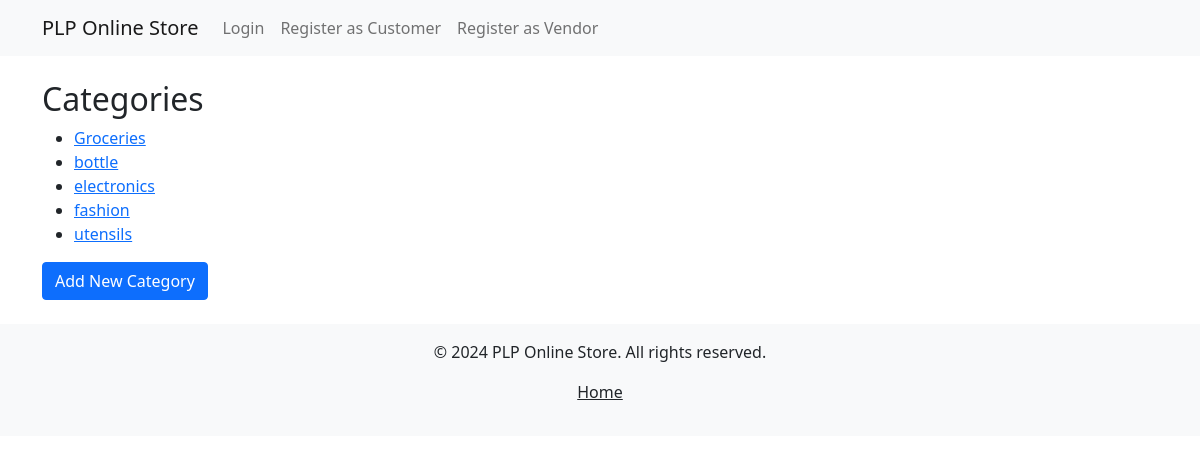
The page /category/ on the database its author committed.
### category/models.py (models this page shows, shortened)
class Category(models.Model):
    name = models.CharField(max_length=200, unique=True)
    slug = models.SlugField(max_length=200, unique=True)
    keyword = models.CharField(max_length=255)  # Adjusted to CharField
    image = models.ImageField(null=True, blank=True)
    created = models.DateTimeField(auto_now_add=True)
    updated = models.DateTimeField(auto_now=True)
    status = models.BooleanField(default=True)
    class Meta:
        ordering = ('name',)
        verbose_name = 'category'
        verbose_name_plural = 'categories'

### category/views.py (the view)
# urls.py: path('', views.category_list, name='category_list'),
def category_list(request):
    categories = Category.objects.all()
    return render(request, 'category/category_list.html', {'categories': categories})

### templates/category/category_list.html (shortened to what this page needs)
{% extends 'base.html' %}
{% block content %}
<h2>Categories</h2>
<ul>
    {% for category in categories %}
        <li>
            <a href="{% url 'category:category_detail' category.slug %}">{{ category.name }}</a>
        </li>
    {% empty %}
        <li>No categories available.</li>
    {% endfor %}
</ul>
<a href="{% url 'category:add_category' %}" class="btn btn-primary">Add New Category</a>
{% endblock %}

### rows shown on the page
Category: name "Groceries"
Category: name "bottle"
Category: name "electronics"
Category: name "fashion"
Category: name "utensils"
